Frame 1 (no input): blank canvas, image omitted
Frame 60 (the mouse pressed at the canvas centre just before this capture): blank canvas, image omitted
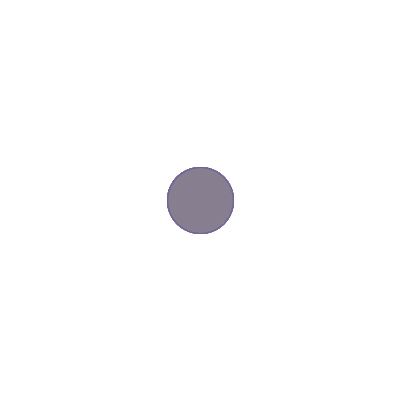
Frame 120 (the mouse held since frame 60 and released just before this capture)

The Processing sketch whose frames 1 and 60 were blank and that drew this single picture after the mouse press (run headless with seeded random() and noise(); from frame 60 on, the mouse is pressed at the canvas centre):

// Processing sketch: processing_185051
// ── processing_185051.pde


void setup(){
  size(400,400);
background(255);
}
void draw(){
  if (mousePressed){
        float x=random(255);
    float y=random(255);
    float z=random(255);
  fill(x,y,z,10);
  stroke(x,y,z,70);
}
else
{
  stroke(0,0,0,255);
  fill(255);
}
  if (mouseX>200){
  triangle(mouseX*2,mouseY*2,mouseX/2,mouseY/2,mouseX+40,mouseY-40);
}
else
  {
  ellipse(mouseX,mouseY,mouseX/3,mouseY/3);
}
}
